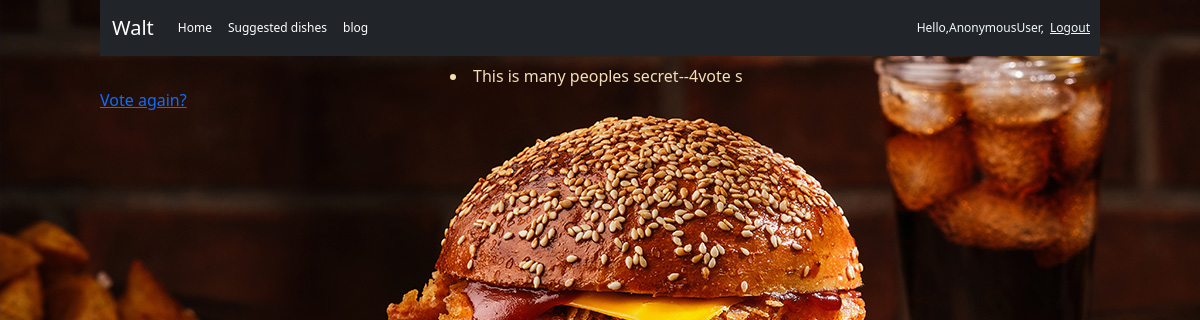
Before: /4/blog_result with the older database file.
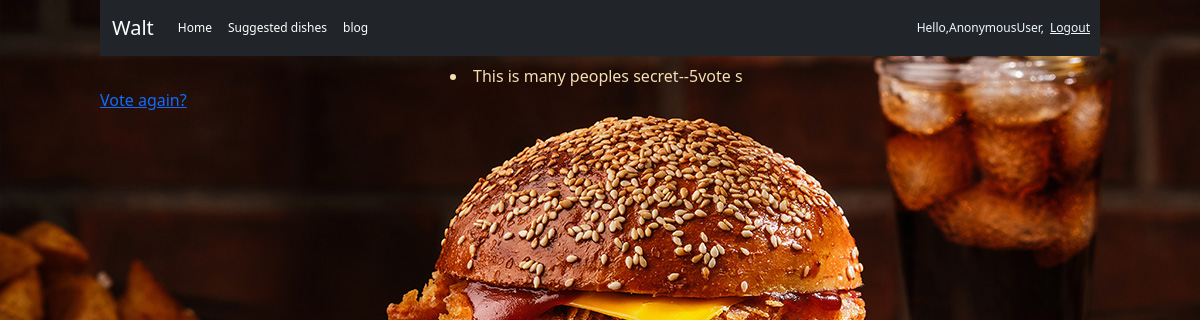
After: the same page with the newer database file.
### product_order/models.py (models this page shows, shortened)
class choice(models.Model):
    post = models.ForeignKey(post,on_delete=models.CASCADE)
    choice_text = models.CharField(max_length=250)
    vote = models.IntegerField(default=0)

### product_order/views.py (the view)
# urls.py: path('<int:pk>/blog_result',views.blog_result,name='blog_result'),
def blog_result(request,pk):
    blog_post = get_object_or_404(post,pk=pk)
    return render(request,'blog_result.html',{'blog_post': blog_post})

### product_order/templates/blog_result.html (shortened to what this page needs)
{% extends 'base.html' %}
{% load static %}
{% block content %}
<body style="background-image: url(../../media/burger.jpg); background-attachment: fixed;">
    {% for choice in blog_post.choice_set.all %}
    <li style="color: wheat; padding-left: 350px;">{{choice.choice_text}}--{{choice.vote}}vote {{choice.vote|pluralize}}</li>
    {% endfor  %}
    <a href="{% url 'blog_detail' blog_post.id %}">Vote again?</a>
</body>
{% endblock %}

Changed rows visible on the page:
changed choice "This is many peoples secret": vote "4" → "5"
